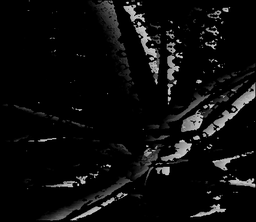
#> input picture results/windows_based_l1.png, 256 x 222 px, shrunk from 427 x 370 before the run, given in place of Aloe_left_1.png, which was not available
$ python window_based.py
#> lines starting #> are read from the running program, lines starting #| are printed output that depends on the picture; pictures that were not available may be replaced by others from this repository, and a replacement may not be noted
import functools
import cv2
import numpy as np


def cosine_similarity(x, y):
    """Compute the cosine similarity between two vectors"""
    num = np.dot(x, y)
    den = np.linalg.norm(x) * np.linalg.norm(y)
    return num / den


def read_and_convert(func):
    @functools.wraps(func)
    def wrapper(image_path1, image_path2, *args, **kwargs):
        """Read and convert images to grayscale"""
#> called with image_path1 = './data/Aloe/Aloe_left_1.png', image_path2 = './data/Aloe/Aloe_right_2.png'
        # Read the images
        img1 = cv2.imread(image_path1, 0)
#> img1 is the input picture: shape (222, 256); min 0, max 227, mean 13
        img2 = cv2.imread(image_path2, 0)
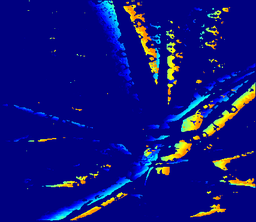
#> input picture results/windows_based_l1_color.png, 256 x 222 px, shrunk from 427 x 370 before the run, given in place of Aloe_right_2.png, which was not available
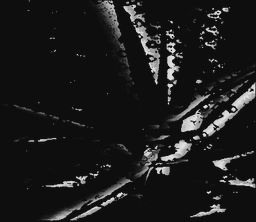
#> img2: shape (222, 256); min 11, max 228, mean 28.4

        img1 = img1.astype(np.float32)
        img2 = img2.astype(np.float32)

        return func(img1, img2, *args, **kwargs)

    return wrapper


# [58 lines left out: function window_based, not called in this run]

@read_and_convert
def window_based_cosine(
    img1, img2, disparity_range=16, kernel_size=5, saving=True
):
    """Window-based comparison of two images with cosine similarity"""
#> called with disparity_range = 64, kernel_size = 3, saving = True

    # Check if the images have the same shape
    if img1.shape != img2.shape:
        raise ValueError("Images must have the same shape")

    # Initialize the difference image
    depth = np.zeros(img1.shape, dtype=np.uint8)
    scale = 3

    kernel_half = int((kernel_size - 1) / 2)

    for y in range(kernel_half, img1.shape[0] - kernel_half):
        for x in range(kernel_half, img1.shape[1] - kernel_half):
            max_similarity = -1
            best_disparity = 0

            for d in range(disparity_range):
                k = x - d
                cost = -1
                if (k - kernel_half) > 0:
                    wp = img1[y - kernel_half : y + kernel_half + 1, x - kernel_half : x + kernel_half + 1]
                    wpd = img2[y - kernel_half : y + kernel_half + 1, k - kernel_half : k + kernel_half + 1]

                    wp_flat = wp.flatten()
                    wpd_flat = wpd.flatten()

                    cost = cosine_similarity(wp_flat, wpd_flat)

                if cost > max_similarity:
                    max_similarity = cost
                    best_disparity = d

            depth[y, x] = best_disparity * scale
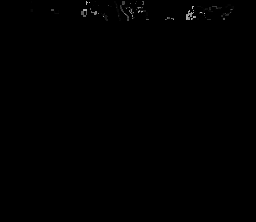
#> depth: shape (222, 256); min 0, max 189, mean 0.5
    if saving:
        print("Saving result...")
        cv2.imwrite(f"./results/windows_based_cosine.png", depth)
        cv2.imwrite(
            f"./results/windows_based_cosine_color.png",
            cv2.applyColorMap(depth, cv2.COLORMAP_JET),
        )

window_based_l1 = functools.partial(window_based, cost_name="l1")
window_based_l2 = functools.partial(window_based, cost_name="l2")

if __name__ == "__main__":
    left_image = "./data/Aloe/Aloe_left_1.png"
    right_image = "./data/Aloe/Aloe_right_2.png"
    disparity_range = 64
    kernel_size = 3

    # window_based_l1(left_image, right_image, disparity_range, kernel_size)
    # window_based_l2(left_image, right_image, disparity_range, kernel_size)
#> (the run stopped early here; a loop or call above may not have finished)
